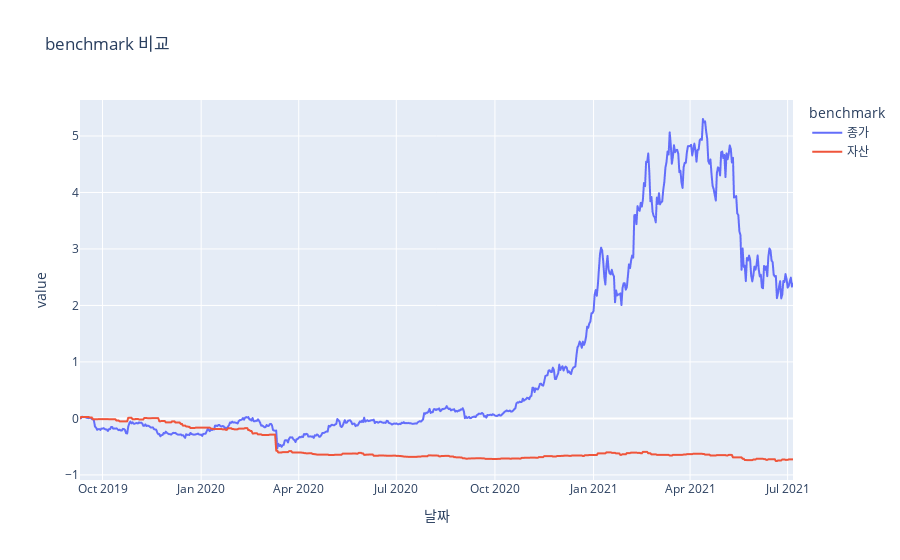

The notebook cell this image was saved under:
### Code cell
df_ratio = df[['종가','자산']]
df_ratio = df_ratio/df_ratio.iloc[0] - 1
df_ratio.columns.name = "benchmark"
px.line(df_ratio, title="benchmark 비교")

### Figure 1 — Plotly figure (JSON) as saved in the notebook; plotly's stock layout.template omitted (floating-point values rounded to 4 significant figures; data arrays with more than 128 entries replaced by an {"elided": "..."} marker saying what was removed)
{"data": [{"hovertemplate": "benchmark=종가<br>날짜=%{x}<br>value=%{y}<extra></extra>", "legendgroup": "종가", "line": {"color": "#636efa", "dash": "solid"}, "mode": "lines", "name": "종가", "showlegend": true, "type": "scattergl", "x": {"elided": "666 str values"}, "xaxis": "x", "y": {"elided": "666 float values"}, "yaxis": "y"}, {"hovertemplate": "benchmark=자산<br>날짜=%{x}<br>value=%{y}<extra></extra>", "legendgroup": "자산", "line": {"color": "#EF553B", "dash": "solid"}, "mode": "lines", "name": "자산", "showlegend": true, "type": "scattergl", "x": {"elided": "666 str values"}, "xaxis": "x", "y": {"elided": "666 float values"}, "yaxis": "y"}], "layout": {"legend": {"title": {"text": "benchmark"}, "tracegroupgap": 0}, "title": {"text": "benchmark 비교"}, "xaxis": {"anchor": "y", "domain": [0, 1], "title": {"text": "날짜"}}, "yaxis": {"anchor": "x", "domain": [0, 1], "title": {"text": "value"}}}}
